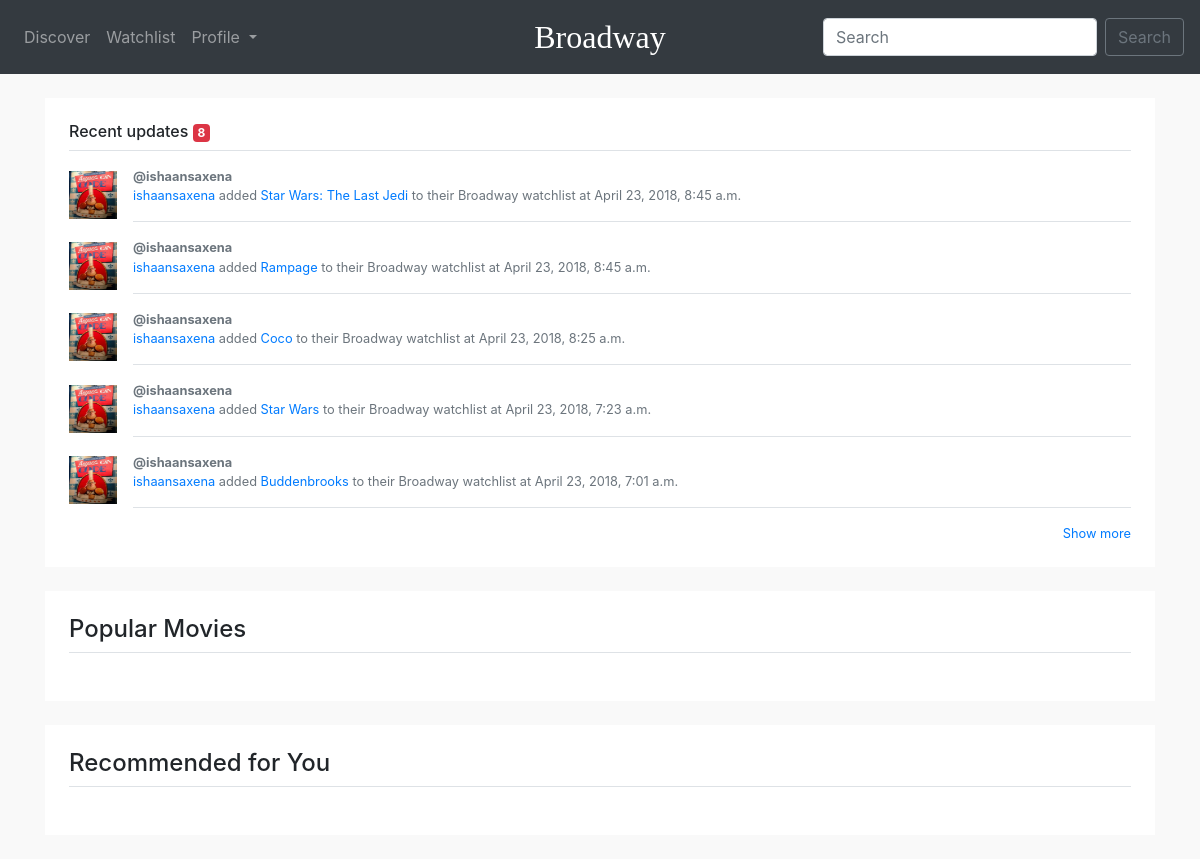
The page / (signed in) on the database as committed earlier.
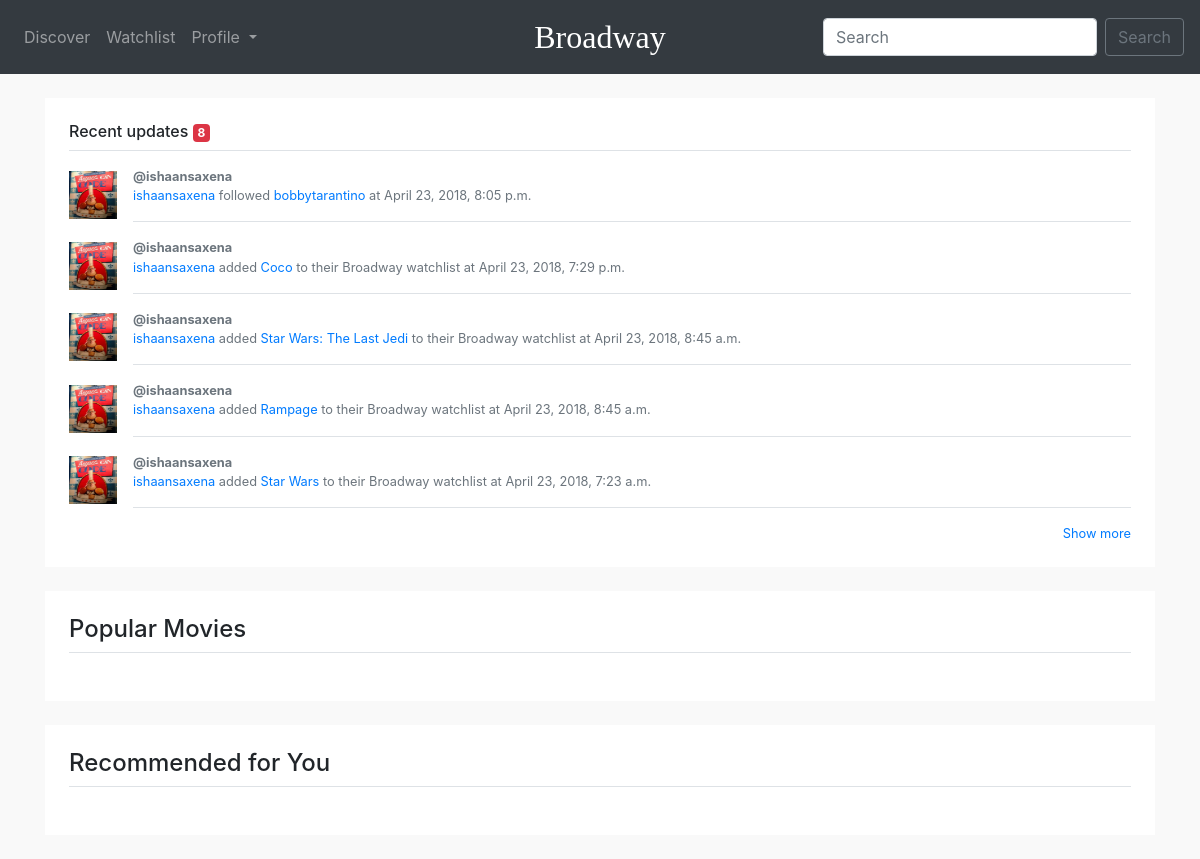
The same page on the database as committed later.
### user/models.py (models this page shows, shortened)
class Activity(models.Model):
    activity_type = models.CharField(max_length=50)
    main_user = models.ForeignKey(
        Profile,
        on_delete=models.CASCADE,
        related_name="main_user",
        null=True
    )
    movie = models.ForeignKey(
        main.models.Movie,
        on_delete=models.CASCADE,
        related_name="added",
        null=True,
        blank=True
    )
    activity_user = models.ForeignKey(
        Profile,
        on_delete=models.CASCADE,
        related_name="activity_user",
        null=True,
        blank=True
    )
    created_at = models.DateTimeField(
        auto_now_add=True
    )

class Profile(models.Model):
    user = models.OneToOneField(User, on_delete=models.CASCADE)
    bio = models.TextField(max_length=512, blank=True)
    birth_date = models.DateField(null=True, blank=True)
    name = models.CharField(max_length=32, blank=True)
    profile_picture = models.ImageField(
        upload_to='static/assets/user_images/',
        default='static/assets/user_images/default.png',
        blank=True
    )
    created_at = models.DateTimeField(
        auto_now_add=True
    )
    followers = models.IntegerField(default=0)
    following = models.IntegerField(default=0)
    def __str__(self):
        return self.user.username

### main/models.py (models this page shows, shortened)
class Movie(models.Model):
    movie_id = models.IntegerField(null=True)
    title = models.CharField(max_length=100, null=True)
    overview = models.TextField(null=True)
    release_date = models.DateField(null=True)
    poster = models.SlugField(
        blank=True
    )

### main/views.py (the view)
# urls.py: path('', views.index, name='index'),
@login_required
def index(request):
    user_profile = Profile.objects.get(user=request.user)
    all_activities = Activity.objects.all().order_by('-created_at')
    following = Follow.objects.filter(main_user=user_profile)
    activities = []
    for follow_relation in following:
        activities_sub = all_activities.filter(main_user=follow_relation.followed_user)
        activities.extend(list(activities_sub))
    movie = m()
    popular = movie.popular()[0:8]
    popular_movies = []
    watchlist_movies = []
    w = Watchlist.objects.filter(main_user=user_profile)
    for we in w:
        watchlist_movies.append(we.movie_watchlist_element)
    for p in popular:
        movie = getmovie(p.id)
        popular_movies.append(movie)
    LIMIT = 20
    watchlists = Watchlist.objects.filter(main_user=user_profile)
    recommendations = []
    if watchlists:
        for watchlist in watchlists:
            tmp_movie = tmdbv3api.Movie()
            similar = tmp_movie.similar(watchlist.movie_watchlist_element.movie_id)
            for movie in similar:
                recommendations.append(movie)
                if len(recommendations) >= LIMIT:
                    break
            if len(recommendations) >= LIMIT:
                break
        random.shuffle(recommendations)
        recommendations = recommendations[:4]
    context = {
        'profile': user_profile,
        'activities': activities,
        'popular': popular_movies,
        'watchlist': watchlist_movies,
        'discover_movies': recommendations,
    }
    return render(request, 'main/index.html', context)

### templates/main/index.html (shortened to what this page needs)
{% extends "base.html" %}
{% load static %}
{% block assets %}
<link rel="stylesheet" href="{% static 'css/index.css' %}">
{% endblock %}
{% block content %}
    {% if user.is_authenticated %}
    <div class="my-4 p-4 bg-white box-shadow">
        <h6 class="border-bottom border-gray pb-2 mb-0">
            Recent updates
            <span class="badge badge-danger">{{ activities|length }}</span>
        </h6>
        {% for activity in activities|slice:":5" %}
            <div class="media text-muted pt-3">
                <img src="/{{ activity.main_user.profile_picture }}" alt="" class="mr-3 align-self-center profile-picture">
                <p class="media-body pb-3 mb-0 small lh-125 border-bottom border-gray">
                    <strong class="d-block text-gray-dark">@{{ activity.main_user }}</strong>
                    {% if activity.movie %}
                        <a href="/u/{{ activity.main_user }}">{{ activity.main_user }}</a>
                        {{ activity.activity_type }}
                        <a href="/m/{{ activity.movie.movie_id }}">{{ activity.movie.title }}</a>
                        to their Broadway watchlist at {{ activity.created_at }}
                    {% else %}
                        <a href="/u/{{ activity.main_user }}">{{ activity.main_user }}</a>
                        {{ activity.activity_type }}
                        <a href="/u/{{ activity.activity_user }}">{% if activity.activity_user.user == request.user %}you{% else %}{{ activity.activity_user }}{% endif %}</a>
                        at {{ activity.created_at }}
                    {% endif %}
                </p>
            </div>
        {% endfor %}
        <small class="d-block text-right mt-3">
            <a class="show-updates" href="#">Show more</a>
        </small>
    </div>
    <div class="my-4 p-4 bg-white box-shadow">
        <h4 class="border-bottom border-gray pb-2 mb-4">
            Popular Movies
        </h4>
    </div>
    <div class="my-4 p-4 bg-white box-shadow">
        <h4 class="border-bottom border-gray pb-2 mb-4">
            Recommended for You
        </h4>
    </div>
    {% endif %}
{% endblock %}

Rows that differ between the two databases and show on the page:
removed Activity: main_user.profile_picture (picture), main_user "ishaansaxena", activity_type "added", movie "Coco", created_at "April 23, 2018, 8:25 a.m."
no longer on this page (row unchanged): Activity: main_user.profile_picture (picture), main_user "ishaansaxena", activity_type "added", movie "Buddenbrooks", created_at "April 23, 2018, 7:01 a.m."
added Activity: main_user.profile_picture (picture), main_user "ishaansaxena", activity_type "followed", activity_user "bobbytarantino", created_at "April 23, 2018, 8:05 p.m."
added Activity: main_user.profile_picture (picture), main_user "ishaansaxena", activity_type "added", movie "Coco", created_at "April 23, 2018, 7:29 p.m."
